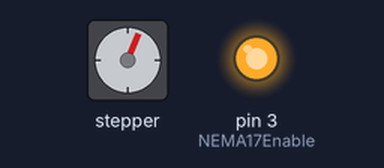
This sketch was run on a simulated Arduino Mega 2560, built with avr-gcc and run on an emulated ATmega2560. On the bench: stepper motor, output pins drawn as LEDs (lit = HIGH). Stepper angles assume 200 steps per turn.

Above: at 0.15 s.
Timing chart, 0 to 40.0 s (numbered marks = the images above):
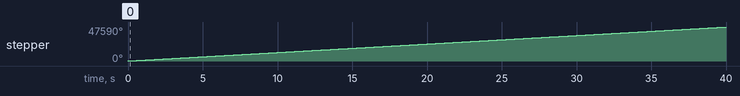

Measured:
- by itself, stepper: keeps turning clockwise at about 1190°/s

The sketch:

NEMA17TestCode.ino
```cpp
#include <Stepper.h>
enum stepperDir{CW = 1, CCW = -1};

/*///////////////////////////////////////////
////////////Notes////////////////////////////
- The red and blue wires go to OUT1 and/or OUT2
- The green and black wires go to OUT3 and/or OUT4

*///////////////////////////////

/////////////////////////////
//////////Variables//////////
const int NEMA17Speed = 200;
const int NEMA17StepsPerRev = 200; // DO NOT CHANGE
int NEMA17Step = 100;
stepperDir NEMA17dir = CW; // CW or CCW
/////////////////////////////

const int NEMA17IN1 = 22;
const int NEMA17IN2 = 23;
const int NEMA17IN3 = 24;
const int NEMA17IN4 = 25;
const int NEMA17Enable = 3;
Stepper NEMA17(NEMA17StepsPerRev, NEMA17IN1, NEMA17IN2, NEMA17IN3, NEMA17IN4);

void setup() {
  pinMode(NEMA17IN1,OUTPUT);
  pinMode(NEMA17IN2,OUTPUT);
  pinMode(NEMA17IN3,OUTPUT);
  pinMode(NEMA17IN4,OUTPUT);
  pinMode(NEMA17Enable, OUTPUT);

  digitalWrite(NEMA17Enable, HIGH);

  NEMA17.setSpeed(NEMA17Speed);

}

void loop() {

  NEMA17.step(NEMA17dir * NEMA17Step);

}
```
